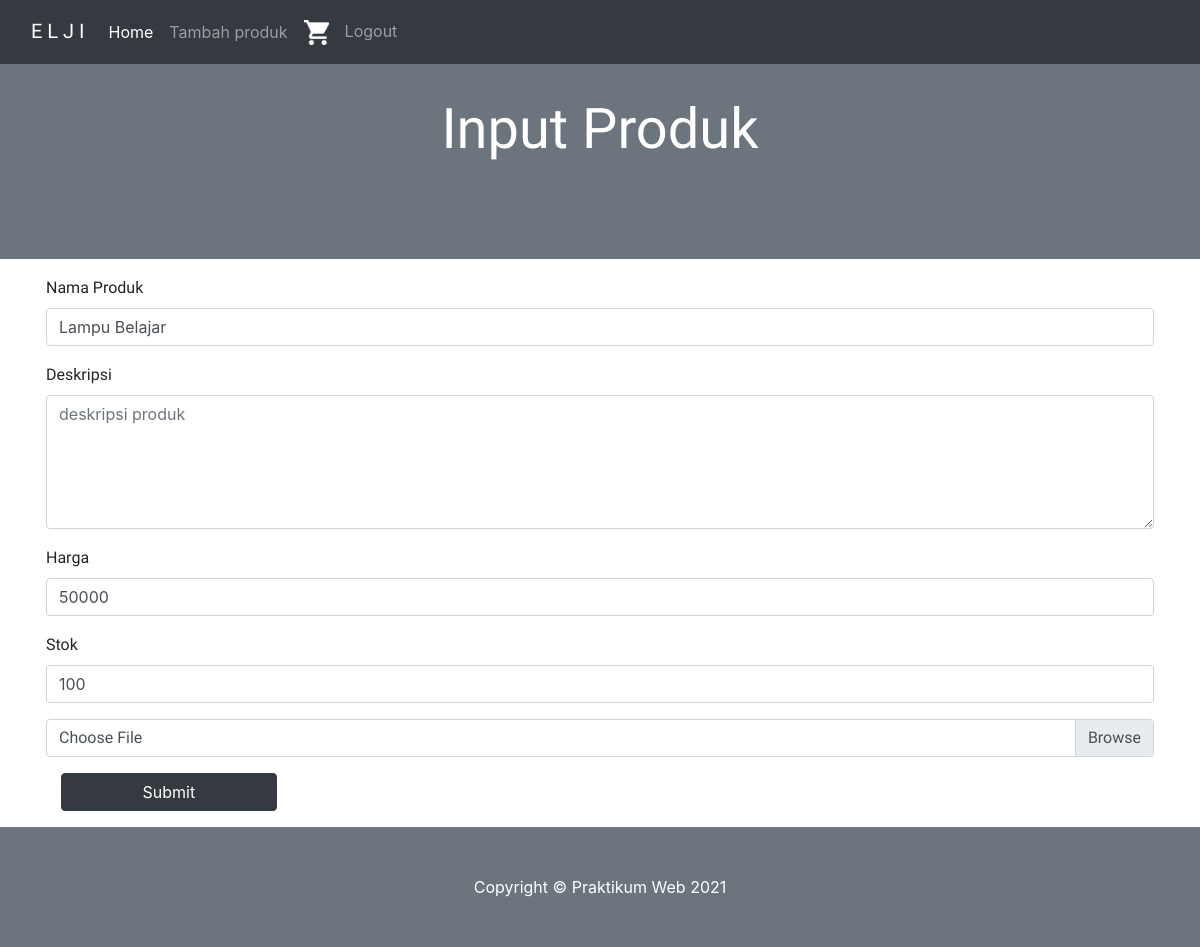
The app's page /update.php?id=1 (signed in), older data.
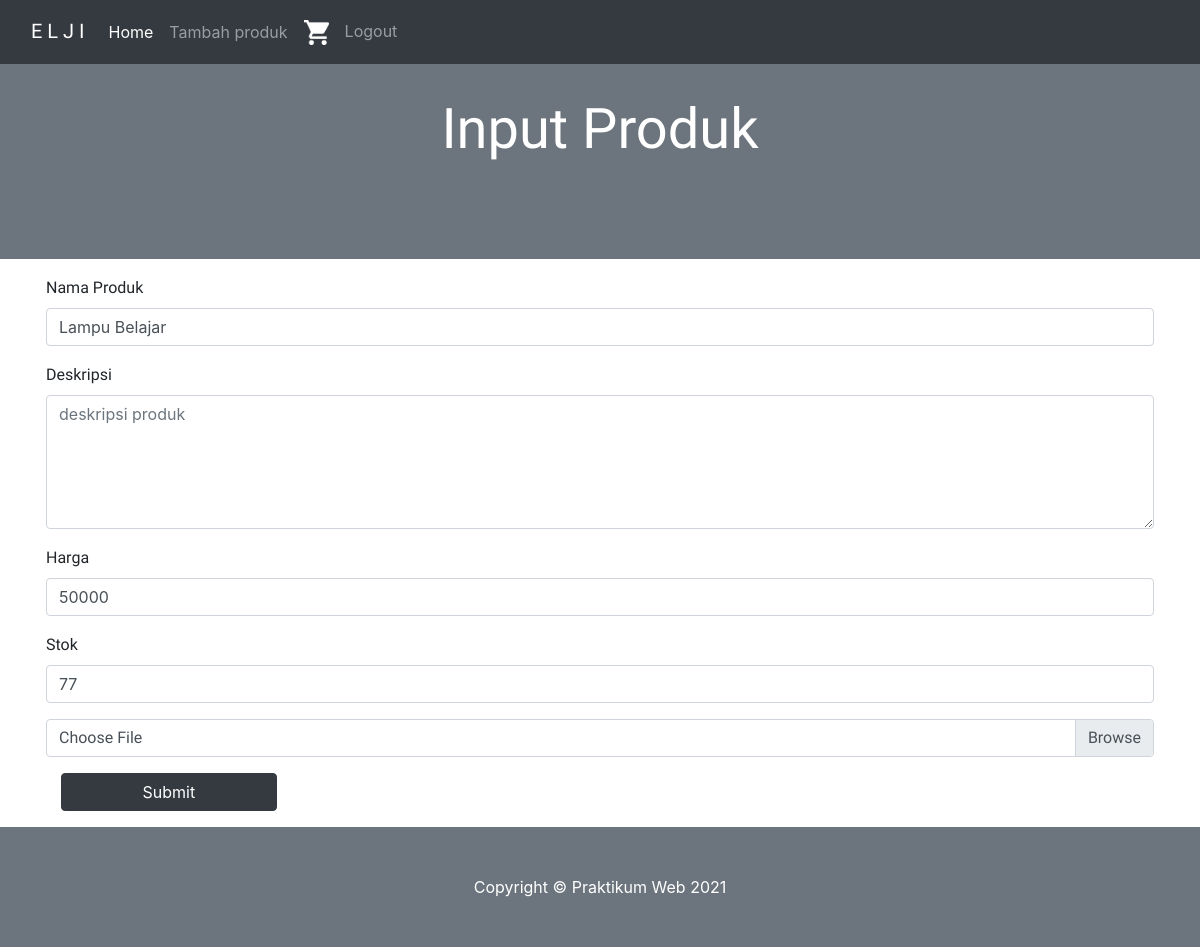
The same page, newer data.
### tables this page shows
CREATE TABLE `product` (
  `id` int(5) NOT NULL,
  `name` varchar(100) NOT NULL,
  `description` text NOT NULL,
  `price` bigint(20) NOT NULL,
  `stock` int(11) DEFAULT NULL,
  `image_path` varchar(1024) NOT NULL,
  `created_at` timestamp NOT NULL DEFAULT current_timestamp(),
  `updated_at` datetime NOT NULL DEFAULT current_timestamp() ON UPDATE current_timestamp()
);

### koneksi.php (called while the page is built, shortened)
<?php
	$koneksi = mysqli_connect("localhost" , "root", "" , "toko_elektronik");
	function query ($query){
		global $koneksi;
		$result = mysqli_query($koneksi , $query);
		$rows = [];
		while ($row = mysqli_fetch_assoc($result)) {
			$rows[] = $row;
		}
		return $rows;
	}
 ?>

### update.php (the view, shortened to what this page needs)
<?php
	include 'koneksi.php';
	$id = $_GET["id"];
	$data = query("SELECT * FROM product WHERE id='$id'")[0];
 ?>
<!DOCTYPE html>
<html>
<head>
	<link rel="stylesheet" href="https://maxcdn.bootstrapcdn.com/bootstrap/4.0.0/css/bootstrap.min.css">
</head>
<body>
	<?php include('navbar.php')?>
	<header class="bg-secondary py-5">
		<div class="container mx-auto my-5">
			<div class="text-center text-white">
				<h1 class="display-4 fw-bolder">Input Produk</h1>
			</div>
		</div>
	</header>
	<section>
        <div class="container py-3 px-3">
            <form method="post" enctype="multipart/form-data">
                <div class="form-group mb-3">
                    <label for="name">Nama Produk</label>
                    <input type="text" class="form-control" name="name" id="name" placeholder="nama produk" required="" value="<?php echo($data["name"]) ?>">
                </div>
                <div class="form-group mb-3">
                    <label for="description">Deskripsi</label>
                    <textarea class="form-control" name="description" id="description" placeholder="deskripsi produk" cols="20" rows="5"></textarea>
                </div>
                <div class="form-group mb-3">
                    <label for="price">Harga</label>
                    <input type="text" class="form-control" name="price" id="price" placeholder="harga produk(rupiah)" required="" value="<?php echo($data["price"]) ?>">
                </div>
                <div class="form-group mb-3">
                    <label for="stock">Stok</label>
                    <input type="text" class="form-control" name="stock" id="stock" placeholder="stok barang" required="" value="<?php echo($data["stock"]) ?>">
                </div>
                <div class="custom-file mb-3">
                    <label class="custom-file-label" for="image">Choose File</label>
                </div>
                <div class="container">
                    <button type="submit" class="btn btn-dark" name="submit" style="width: 20%;">Submit</button>
                </div>
            </form>
        </div>
	</section>
	<footer class="py-5 bg-secondary">
        <div class="container"><p class="m-0 text-center text-white">Copyright &copy; Praktikum Web 2021</p></div>
    </footer>
	</body>
</html>

Row changes from the older to the newer data that the page shows:
changed product "Lampu Belajar": stock "100" → "77"
